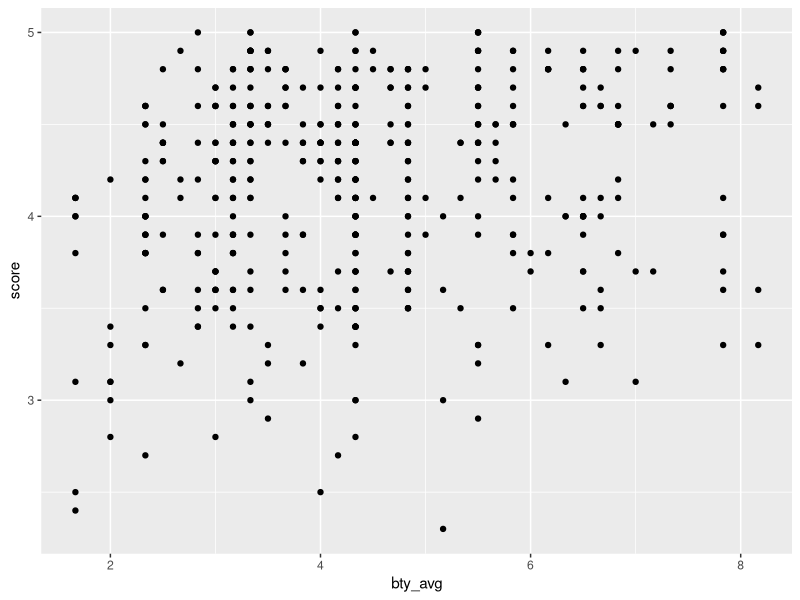
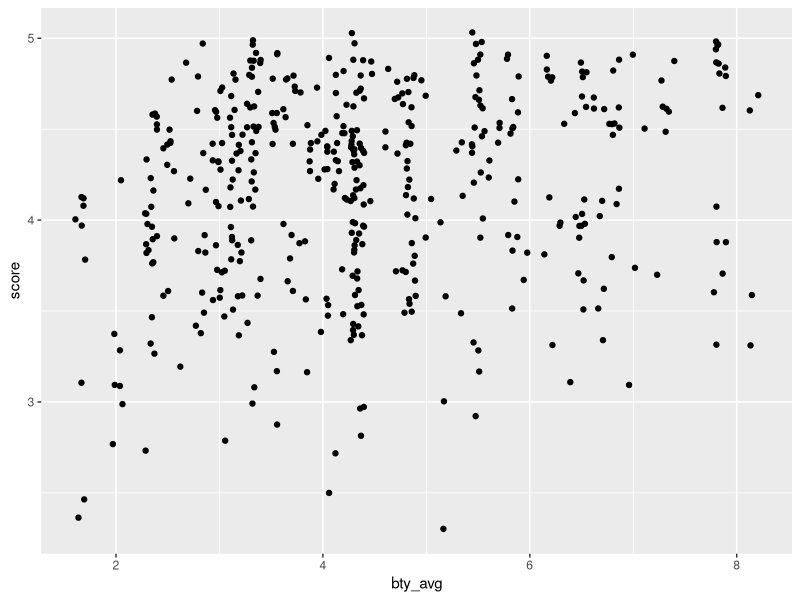
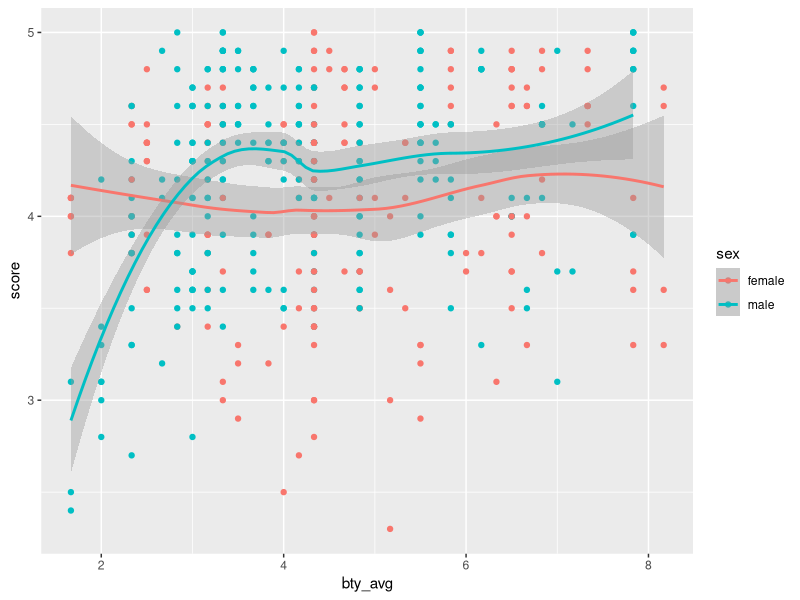
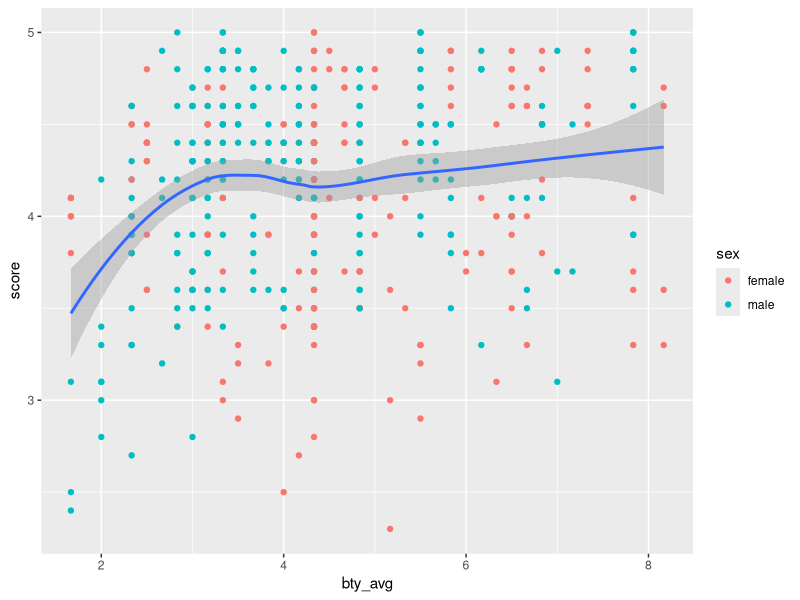
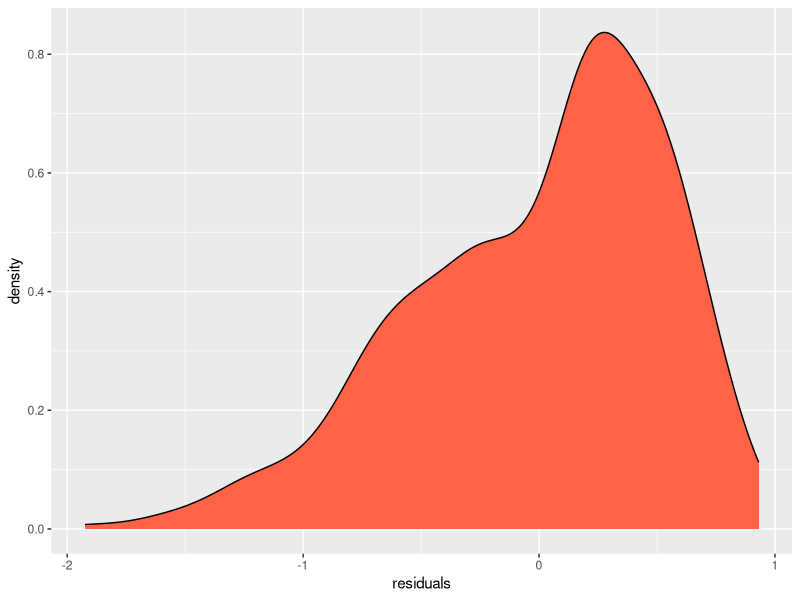
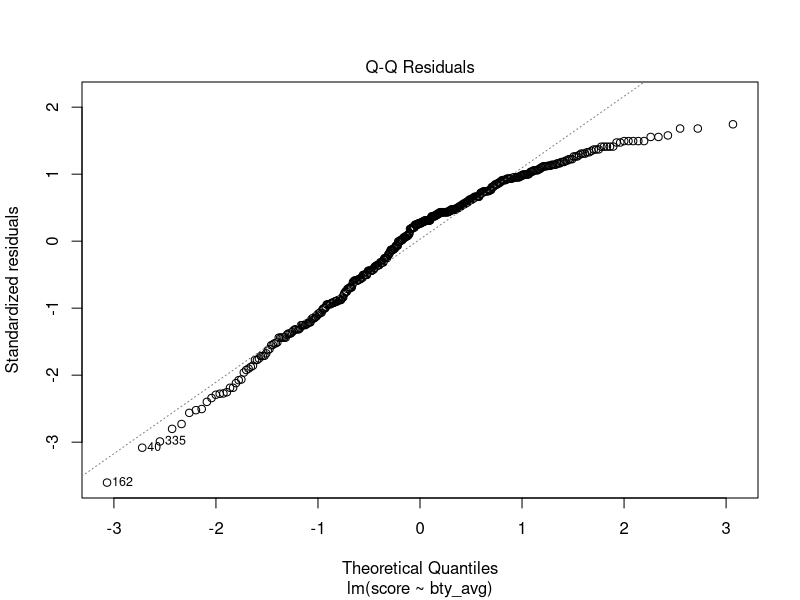
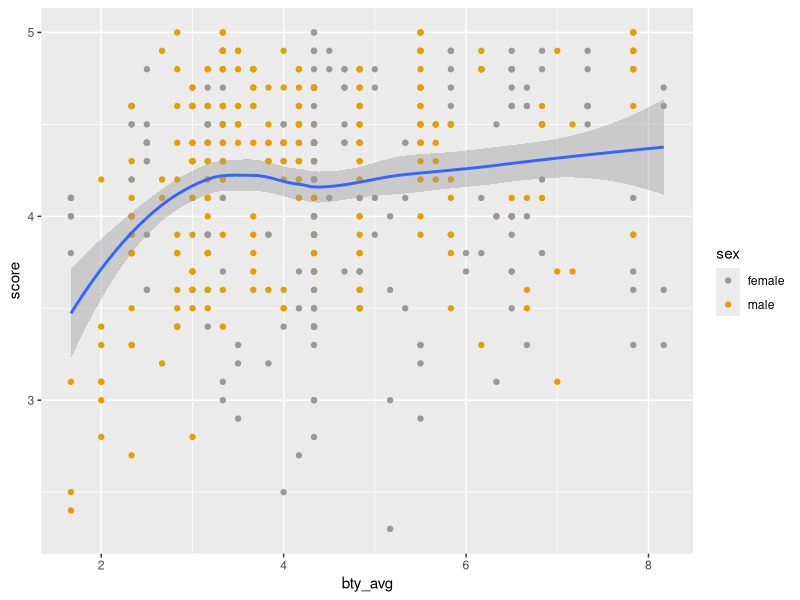
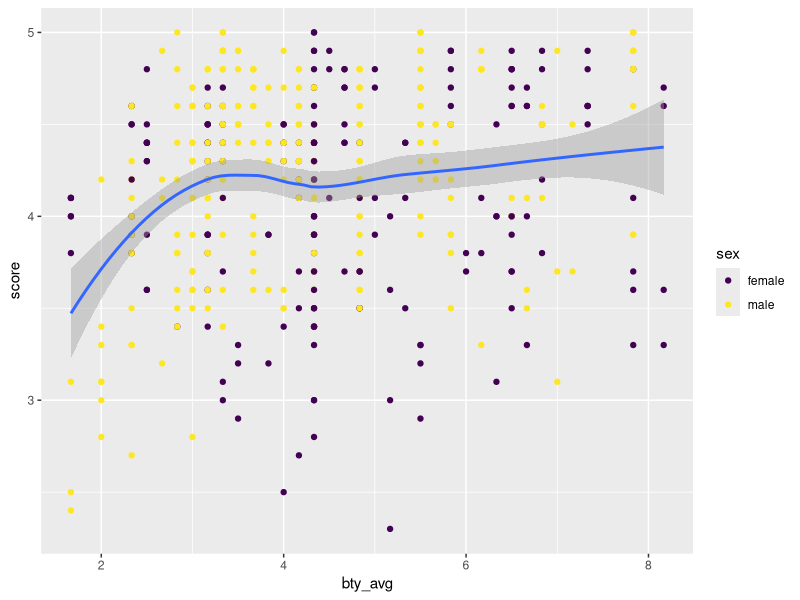

Write the R code that produced these figures, in order.
## ---- chunk 1
library(tidyverse) 

evals <- read_csv("data/evals.csv") %>% 
  rename(sex = gender)

## ---- chunk 2
evals %>% 
  ggplot(aes(x = bty_avg, y = score)) + 
  geom_point()
## ---- chunk 3

## ---- chunk 4

## ---- chunk 5
evals %>% 
  ggplot(aes(x = bty_avg, y = score)) + 
  geom_jitter() 

## ---- chunk 6
evals %>% 
  ggplot(aes(x = bty_avg, y = score, color = sex)) + 
  geom_point() + 
  geom_smooth()

  ## trend line for each sex of professor -- because color is defined globally
## ---- chunk 7
evals %>% 
  ggplot(aes(x = bty_avg, y = score)) + 
  geom_point(aes(color = sex)) + 
  geom_smooth()
## one trend line -- no color defined globally
## ---- chunk 8

## ---- chunk 9
# Fit a linear model to the data 
evals_lm <- lm(score ~ bty_avg, data = evals)

evals %>% 
  # Create a new variable that's the residuals from the linear model 
  mutate(residuals = residuals(evals_lm)) %>% 
  # Plot a density plot of the residuals 
  ggplot(aes(x = residuals)) +
  # Choose your color! 
  geom_density(fill = "tomato")

# The standard base R plot for assessing normality of residuals  
plot(evals_lm, which = 2)

## ---- chunk 10
# The palette with grey:
cbPalette_grey <- c("#999999", "#E69F00", "#56B4E9", "#009E73", "#F0E442", 
                    "#0072B2", "#D55E00", "#CC79A7")

# The palette with black:
cbbPalette_blk <- c("#000000", "#E69F00", "#56B4E9", "#009E73", "#F0E442",
                    "#0072B2", "#D55E00", "#CC79A7")

evals %>% 
  ggplot(aes(x = bty_avg, y = score)) + 
  geom_point(aes(color = sex)) + 
  geom_smooth() + 
  scale_color_manual(values = cbPalette_grey)
## ---- chunk 11
evals %>% 
  ggplot(aes(x = bty_avg, y = score)) + 
  geom_point(aes(color = sex)) + 
  geom_smooth() + 
  scale_color_viridis_d()
